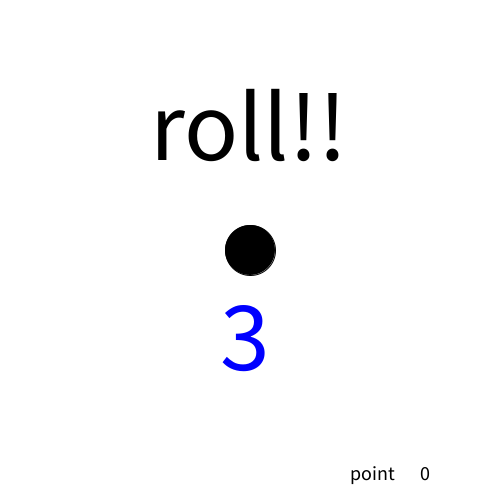
Frame 1 (no input)
Frame 60 (the mouse pressed at the canvas centre just before this capture): identical to frame 1, image omitted
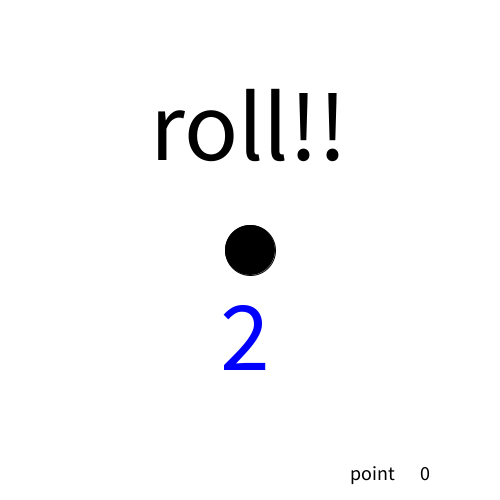
Frame 120 (the mouse held since frame 60 and released just before this capture)

The Processing sketch that drew these frames (run headless with seeded random() and noise(); from frame 60 on, the mouse is pressed at the canvas centre):

// Processing sketch: circle_role
// ── circle_role.pde
int switch_s = 0;
int switch_w = 0;
int switch_n = 0;
int switch_e = 0;
int point = 0;
int t_limit = 1200;
int logo_limit = 180;
void setup()
{
    size(500, 500);
}

void draw()
{
    background (255, 255, 255);
    fill(0, 0, 255);
    textSize(100);
    if(logo_limit > -1){
      logo_limit -= 1;
    }
    if(logo_limit >= 120 && logo_limit < 180){
      text("3", width / 2 - 30, height / 2 + 120);
    }
    if(logo_limit >= 60 && logo_limit < 120){
      text("2", width / 2 - 30, height / 2 + 120);
    }
    if(logo_limit > 0 && logo_limit < 60){
      text("1", width / 2 - 30, height / 2 + 120);
    }
    if(logo_limit == 0){
      text("GO!!", width / 2 - 100, height / 2 + 120);
    }
    if(logo_limit <= 0){
      t_limit -= 1;
    }
    textSize(20);
    fill(0);
    text("point", 350, 480);
    //text(switch_s, 0, 50);
    //text(switch_w, 0, 100);
    //text(switch_e, 0, 150);
    //text(switch_n, 0, 200);
    ellipse(250, 250, 50, 50);
    if(mouseX >= 220 && mouseX <= 280 && mouseY > 275 && logo_limit == -1 && switch_s == 0){
      switch_s = 1;
    }
    if(mouseX < 225 && mouseY >= 220 && mouseY <= 280 && logo_limit == -1
                    && switch_w == 0 && switch_s == 1){
      switch_w = 1;
    }
    if(mouseX >= 220 && mouseX <= 280 && mouseY < 225 && logo_limit == -1
                     && switch_n == 0 && switch_w == 1){
      switch_n = 1;
    }
    if(mouseX > 275 && mouseY >= 220 && mouseY <= 280 && logo_limit == -1 
                    && switch_e == 0 && switch_n == 1){
      switch_e = 1;
    }
    if(switch_s == 1 && switch_w == 1 &&  switch_n == 1 && switch_e == 1){
      point += 1;
      switch_s = 0;
      switch_w = 0;
      switch_n = 0;
      switch_e = 0;
    }
    if(t_limit == 0){
      textSize(100);
      fill(255, 0, 0);
      text("end", (width / 2) - 90, (height / 2) + 100);
      textSize(50);
      fill(255, 0, 0);
      text(point, 420, 480);
      noLoop();
    }
    else{
      text(point, 420, 480);
      textSize(100);
      text("roll!!", (width / 2) - 100, (height / 2) - 90);
    }
}
